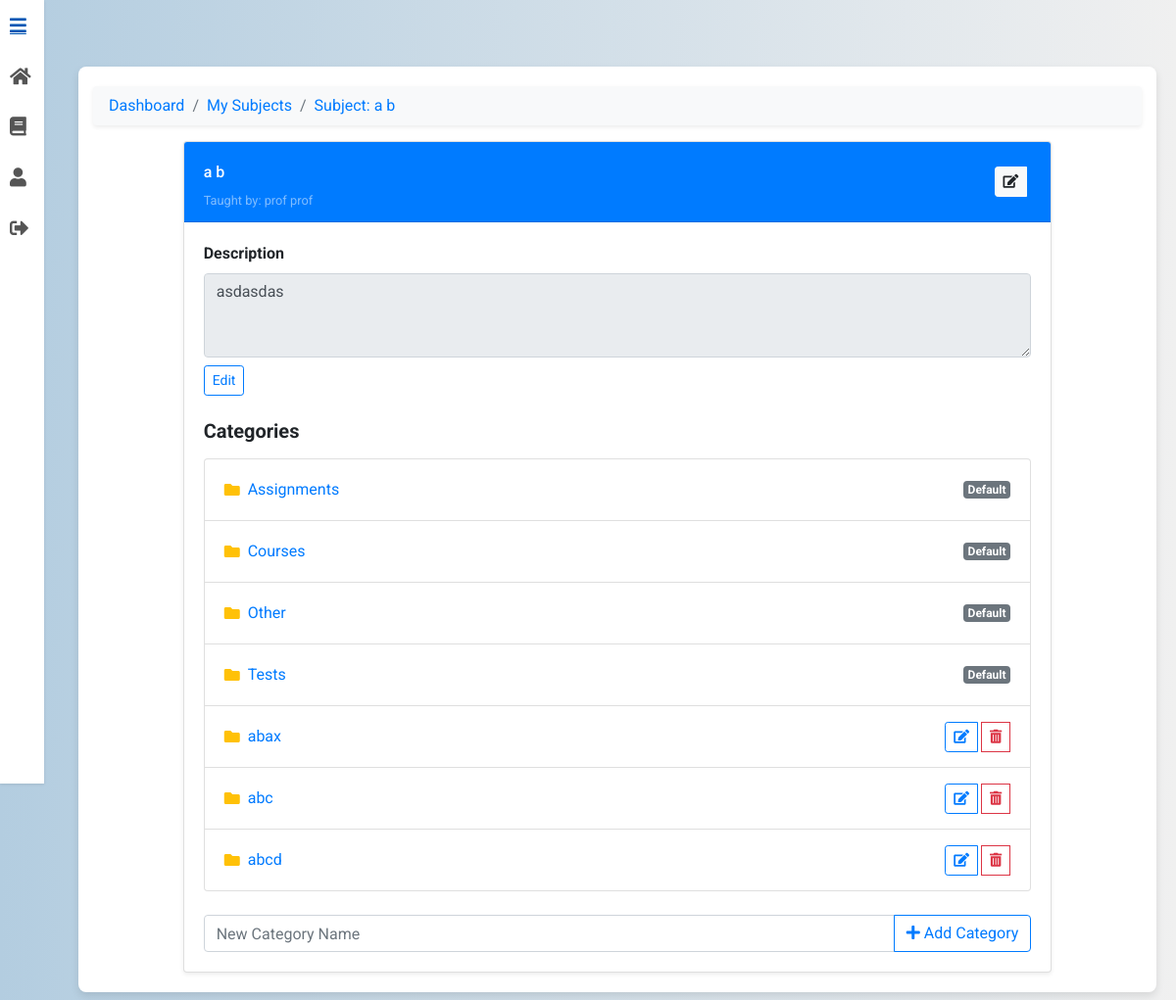
The page /subjects/subject/45/ (signed in) on the database its author committed.
### subjects/models.py (models this page shows, shortened)
class Subject(models.Model):
    name = models.CharField(max_length=100)
    professor = models.ForeignKey(
        CustomUser,
        limit_choices_to={"role": "professor"},
        on_delete=models.CASCADE,
        editable=False,
    )
    description = models.TextField(blank=True)
    class Meta:
        ordering = ["name"]

class Category(models.Model):
    subject = models.ForeignKey(Subject, related_name="categories", on_delete=models.CASCADE)
    name = models.CharField(max_length=255)
    parent = models.ForeignKey(
        "self", null=True, blank=True, related_name="subcategories", on_delete=models.CASCADE
    )
    class Meta:
        unique_together = (("subject", "name", "parent"),)

### users/models.py (models this page shows, shortened)
class CustomUser(AbstractUser):
    ROLE_CHOICES = [
        ('student', 'Student'),
        ('professor', 'Professor')
    ]
    role = models.CharField(max_length=10, choices=ROLE_CHOICES)
    institution = models.ForeignKey('Institution', on_delete=models.SET_NULL, null=True, blank=True)

### subjects/views.py (the view, shortened to what this page needs)
# urls.py: path("subject/<int:pk>/", SubjectDetailView.as_view(), name="subject_detail"),
class SubjectDetailView(LoginRequiredMixin, BreadcrumbMixin, DetailView):
    model = Subject
    template_name = "subject_detail.html"
    context_object_name = "subject"
    def get_breadcrumbs(self):
        return [
            ("Dashboard", DASHBOARD_URL),
            ("My Subjects", reverse_lazy("subjects:my_subjects")),
            (f"Subject: {self.object.name}", self.request.path),
        ]
    def get_context_data(self, **kwargs):
        context = super().get_context_data(**kwargs)
        context["categories"] = self.object.categories.filter(parent__isnull=True)
        context["protected_categories"] = ["Courses", "Assignments", "Tests", "Other"]
        context["breadcrumbs"] = self.get_breadcrumbs()
        context["is_owner"] = (self.request.user == self.object.professor)
        is_enrolled = self.object.enrollments.filter(user=self.request.user).exists()
        is_owner = (self.object.professor_id == self.request.user.id)
        can_unenroll = is_enrolled and (self.request.user.role == "student" or not is_owner)
        context["can_unenroll"] = can_unenroll
        return context

### UniGrading/mixin.py (called while the page is built)
    def get_context_data(self, **kwargs):
        context = super().get_context_data(**kwargs)
        context["breadcrumbs"] = self.get_breadcrumbs()
        return context

### subjects/templates/subject_detail.html (shortened to what this page needs)
{% extends 'base.html' %}
{% load static %}
{% load view_breadcrumbs %}
{% block content %}
<div class="container mt-5">
  <nav aria-label="breadcrumb">
    <ol class="breadcrumb bg-light px-3 py-2 rounded shadow-sm">
      {% for name, url in breadcrumbs %}
        <li class="breadcrumb-item"><a href="{{ url }}">{{ name }}</a></li>
      {% endfor %}
    </ol>
  </nav>
  <div class="row justify-content-center">
    <div class="col-md-10">
      <div class="card shadow-sm no-hover-card">
        <div class="card-header bg-primary text-white d-flex justify-content-between align-items-center">
          <div class="w-100">
            <input
              type="text"
              id="subject-name"
              class="form-control-plaintext text-white h4 w-100"
              readonly
              value="{{ subject.name }}"
            >
            <div class="small text-white-50">
              Taught by:
              {% if subject.professor.first_name or subject.professor.last_name %}
                {{ subject.professor.first_name }} {{ subject.professor.last_name }}
              {% else %}
                {{ subject.professor.email }}
              {% endif %}
            </div>
          </div>
          {% if request.user.role == 'professor' and request.user.id == subject.professor_id %}
          <div class="btn-group ml-3">
            <button class="btn btn-sm btn-light mr-1" id="btn-edit-title" onclick="editSubjectName()">
              <i class="fas fa-edit"></i>
            </button>
          </div>
          {% endif %}
        </div>
        <div class="card-body">
          <div class="mb-4">
            <label class="form-label font-weight-bold">Description</label>
            <textarea id="subject-description" class="form-control" rows="3" readonly>{{ subject.description }}</textarea>
            {% if request.user.role == 'professor' and request.user.id == subject.professor_id %}
            <div class="mt-2">
              <button class="btn btn-sm btn-outline-primary mr-1" onclick="editDescription()">Edit</button>
            </div>
            {% endif %}
          </div>
          <h5 class="font-weight-bold mb-3">Categories</h5>
          <ul class="list-group mb-4" id="categories-list">
            {% for category in categories %}
              <li class="list-group-item d-flex justify-content-between align-items-center">
                <div class="d-flex align-items-center w-100">
                  <i class="fas fa-folder text-warning mr-2"></i>
                  <input
                    id="category-name-{{ category.id }}"
                    type="text"
                    class="form-control-plaintext flex-grow-1 text-primary"
                    value="{{ category.name }}"
                    readonly
                    style="cursor:pointer"
                    onclick="navigateIfReadonly({{ category.id }}, '{{ category.name }}')"
                  />
                  {% if category.name in protected_categories %}
                    <span class="badge badge-secondary ml-2">Default</span>
                  {% endif %}
                </div>
                {% if request.user.role == 'professor' and request.user.id == subject.professor_id %}
                  {% if category.name not in protected_categories %}
                  <div class="btn-group ml-2">
                    <button class="btn btn-sm btn-outline-primary mr-1" onclick="editCategoryName({{ category.id }})">
                      <i class="fas fa-edit"></i>
                    </button>
                    <button class="btn btn-outline-danger btn-sm" onclick="confirmDeleteCategory({{ category.id }})">
                      <i class="fas fa-trash-alt"></i>
                    </button>
                  </div>
                  {% endif %}
                {% endif %}
              </li>
            {% empty %}
              <li class="list-group-item text-muted">No categories available.</li>
            {% endfor %}
          </ul>
          {% if request.user.role == 'professor' and request.user.id == subject.professor_id %}
          <div class="input-group">
            <input type="text" id="new-category-name" class="form-control" placeholder="New Category Name">
            <div class="input-group-append">
              <button class="btn btn-outline-primary" onclick="addCategory()">
                <i class="fas fa-plus"></i> Add Category
              </button>
            </div>
          </div>
          {% endif %}
        </div>
      </div>
    </div>
  </div>
</div>
{% endblock %}

### static/css/styles.css (style rules this page uses)
body { font-family: 'Roboto', sans-serif; background: linear-gradient(to right, #b3cde0, #f0f0f0); margin: 0; padding: 0; display: flex; justify-content: center; align-items: center; min-height: 100vh; }
.container { background-color: #ffffff; padding: 20px; border-radius: 8px; box-shadow: 0 4px 8px rgba(0, 0, 0, 0.1); max-width: 900px; width: 100%; animation: fadeIn 1s ease-in-out; }
.card { transition: transform 0.3s, box-shadow 0.3s; }
.no-hover-card { transition: none; }
button { padding: 10px; background-color: #66afe9; color: #ffffff; border: none; border-radius: 4px; cursor: pointer; transition: background-color 0.3s; }

### subjects/templates/base.html (style rules this page uses)
body { background: linear-gradient(to right, #b3cde0, #f0f0f0); margin: 0; padding: 0; font-family: 'Roboto', sans-serif; display: flex; }
.main-content > * { max-width: 100%; }

### rows shown on the page
Subject: name "a b", professor.first_name "prof", professor.last_name "prof", description "asdasdas"
Category: name "Assignments", shows "Default"
Category: name "Courses", shows "Default"
Category: name "Other", shows "Default"
Category: name "Tests", shows "Default"
Category: name "abax"
Category: name "abc"
Category: name "abcd"

### other values the page prints
{{ name }} "Dashboard" "My Subjects" "Subject: a b"
